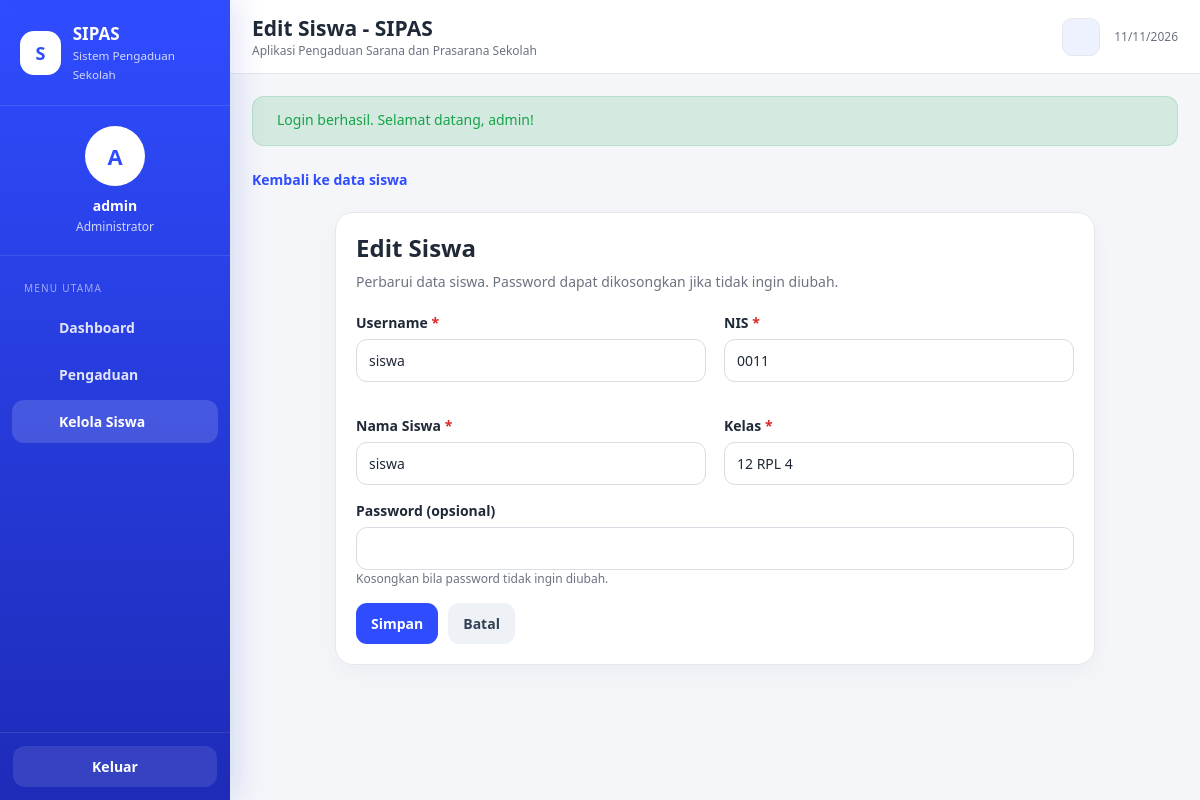
/index.php?page=form-siswa&id=208 (signed in), run on the app's committed database.
### tables this page shows
CREATE TABLE `siswa` (
  `id_siswa` int(10) UNSIGNED NOT NULL,
  `id_user` int(10) UNSIGNED NOT NULL,
  `nis` varchar(20) NOT NULL,
  `nama_siswa` varchar(100) NOT NULL,
  `kelas` varchar(30) NOT NULL
);

CREATE TABLE `users` (
  `id_user` int(10) UNSIGNED NOT NULL,
  `username` varchar(50) NOT NULL,
  `password` varchar(255) NOT NULL,
  `role` enum('admin','siswa') NOT NULL,
  `created_at` timestamp NOT NULL DEFAULT current_timestamp()
);

### helpers.php (called while the page is built, shortened)
<?php
function e($value) {
    return htmlspecialchars((string) $value, ENT_QUOTES | ENT_SUBSTITUTE, 'UTF-8');
}
function view($file, $data = []) {
    extract($data);
    require __DIR__ . '/views/' . $file . '.php';
}

### models/SiswaModel.php (called while the page is built, shortened)
<?php
class SiswaModel
{
    private $db;
    public function __construct($db)
    {
        $this->db = $db;
    }
    public function findById($id)
    {
        $stmt = $this->db->prepare('SELECT s.*, u.username FROM siswa s INNER JOIN users u ON u.id_user = s.id_user WHERE s.id_siswa = ? LIMIT 1');
        $stmt->execute([$id]);
        $row = $stmt->fetch();
        return $row ?: null;
    }
}

### views/admin/siswa_form.php (the view, shortened to what this page needs)
<?php
$title=($mode==='tambah'?'Tambah Siswa':'Edit Siswa') . ' - SIPAS'; $menu='siswa'; require __DIR__ . '/../layout/header.php'; ?>
<a class="link page-back" href="index.php?page=kelola-siswa"><?= uiIcon('arrow-left') ?><span>Kembali ke data siswa</span></a>
<div class="card form-card form-card-medium">
    <div class="card-body">
        <div class="section-heading">
            <h2><?= $mode==='tambah'?'Tambah Siswa':'Edit Siswa' ?></h2>
            <p><?= $mode==='tambah' ? 'Lengkapi data siswa untuk membuat akun baru.' : 'Perbarui data siswa. Password dapat dikosongkan jika tidak ingin diubah.' ?></p>
        </div>
        <form method="post" action="index.php?page=simpan-siswa" data-loading>
            <div class="grid grid-2">
                <div class="form-group">
                    <label class="label required" for="username">Username</label>
                    <input class="input" type="text" id="username" name="username" value="<?= e($old['username']) ?>" minlength="4" autocomplete="username" required>
                </div>
                <div class="form-group">
                    <label class="label required" for="nis">NIS</label>
                    <input class="input" type="text" id="nis" name="nis" value="<?= e($old['nis']) ?>" inputmode="numeric" autocomplete="off" required>
                </div>
                <div class="form-group">
                    <label class="label required" for="nama_siswa">Nama Siswa</label>
                    <input class="input" type="text" id="nama_siswa" name="nama_siswa" value="<?= e($old['nama_siswa']) ?>" autocomplete="name" required>
                </div>
                <div class="form-group">
                    <label class="label required" for="kelas">Kelas</label>
                    <input class="input" type="text" id="kelas" name="kelas" value="<?= e($old['kelas']) ?>" placeholder="Contoh: XII RPL" autocomplete="off" required>
                </div>
            </div>
            <div class="form-group">
                <label class="label <?= $mode==='tambah' ? 'required' : '' ?>" for="student_password">Password <?=  $mode==='edit'?'(opsional)':'' ?></label>
                <div class="password-field">
                    <input class="input" type="password" id="student_password" name="password" <?= $mode==='tambah'?'required':'' ?> minlength="6" autocomplete="new-password">
                    <button class="password-toggle" type="button" aria-label="Tampilkan password" aria-controls="student_password" aria-pressed="false" data-password-toggle>
                    </button>
                </div>
                <div class="helper"><?= $mode==='edit'?'Kosongkan bila password tidak ingin diubah.':'Minimal 6 karakter.' ?></div>
            </div>
            <div class="toolbar form-actions">
                <button class="btn btn-primary" type="submit" data-loading-label="Menyimpan..."><?= uiIcon('save') ?><span>Simpan</span></button>
                <a class="btn btn-secondary" href="index.php?page=kelola-siswa">Batal</a>
            </div>
        </form>
    </div>
</div>
<?php require __DIR__ . '/../layout/footer.php'; ?>

### assets/style.css (style rules this page uses)
:root { --primary: #2f4cff; --primary-dark: #1e2bb8; --bg: #f4f6fa; --card: #fff; --card-alt: #f8fafc; --text: #1f2937; --muted: #6b7280; --border: #e5e7eb; --success: #16a34a; --warning: #f59e0b; --danger: #dc2626; --info: #2563eb; --input-bg: #fff; --input-border: #d7dce5; --shadow-card: rgba(15, 23, 42, .04); --shadow-row: rgba(15, 23, 42, .035); --sidebar-grad-1: #2f4cff; --sidebar-grad-2: #1e2bb8; --sidebar-shadow: rgba(30, 43, 184, .13); --chip-bg: #eef2ff; --btn-secondary-bg: #eef2f7; --btn-secondary-text: #334155; --table-th-bg: #f8fafc; --table-th-text: #64748b; --timeline-line: #dbe2ff; --timeline-dot-ring: #e9edff; --auth-bg-1: #ffffff; --auth-bg-2: #f4f6fa; --auth-hero-1: #f8fafc; --auth-hero-2: #eef2ff; --backdrop: rgba(15, 23, 42, .38); }
* { box-sizing: border-box; }
html { height: 100%; }
html, body { margin: 0; padding: 0; font-family: "Segoe UI", Tahoma, Arial, sans-serif; background: var(--bg); color: var(--text); font-size: 14px; min-height: 100%; overflow-x: hidden; transition: background-color .2s ease, color .2s ease; }
body { -webkit-text-size-adjust: 100%; min-height: 100dvh; padding-top: env( safe-area-inset-top, 0px ); padding-bottom: env( safe-area-inset-bottom, 0px ); }
a { text-decoration: none; color: inherit; }
button, input, textarea, select { font: inherit; }
.grid { display: grid; gap: 18px; }
.grid-2 { grid-template-columns: repeat( 2, minmax(0, 1fr) ); }
.card { background: var(--card); border: 1px solid var(--border); border-radius: 18px; box-shadow: 0 8px 24px var(--shadow-card); }
.card-body { padding: 20px; }
.btn { border: 0; border-radius: 11px; padding: 11px 15px; display: inline-flex; align-items: center; justify-content: center; gap: 8px; font-weight: 700; cursor: pointer; }
.btn-primary { background: var(--primary); color: #fff; }
.btn-secondary { background: var(--btn-secondary-bg); color: var(--btn-secondary-text); }
.toolbar { display: flex; gap: 10px; flex-wrap: wrap; align-items: center; }
.form-group { margin-bottom: 16px; }
.label { display: block; font-weight: 700; margin-bottom: 7px; }
.input, .textarea, .select { width: 100%; border: 1px solid var(--input-border); border-radius: 11px; padding: 11px 12px; background: var(--input-bg); color: var(--text); outline: none; }
.helper { font-size: 12px; color: var(--muted); }
.link { color: var(--primary); font-weight: 700; }
button, a, input, textarea, select { -webkit-tap-highlight-color: transparent; }
.btn { min-height: 40px; transition: background-color .2s ease, color .2s ease, transform .2s ease, box-shadow .2s ease, opacity .2s ease; }
.page-actions h2, .page-actions h3, .section-heading h2, .section-title h3, .section-title-simple { margin: 0; }
.section-heading { margin-bottom: 20px; }
.section-heading h2 { font-size: 24px; line-height: 1.25; }
.section-heading p { margin: 7px 0 0; color: var(--muted); line-height: 1.65; }
.page-back { display: inline-flex; align-items: center; gap: 7px; margin-bottom: 16px; min-height: 34px; }
.form-card { margin: 0 auto; }
.form-card-medium { max-width: 760px; }
.form-actions { margin-top: 4px; }
.label.required::after { content: ' *'; color: var(--danger); }
.password-field { position: relative; }
.password-field > .input { padding-right: 46px; }
.password-toggle { position: absolute; top: 50%; right: 7px; transform: translateY(-50%); width: 34px; height: 34px; border: 0; border-radius: 9px; background: transparent; color: var(--muted); display: grid; place-items: center; cursor: pointer; }

### data on the page
siswa: username "siswa", nis "0011", nama_siswa "siswa", kelas "12 RPL 4"

### other printed values
substr($name, 0, 1) "A"
$name "admin"
$title "Edit Siswa - SIPAS"
$flash['message'] "Login berhasil. Selamat datang, admin!"
